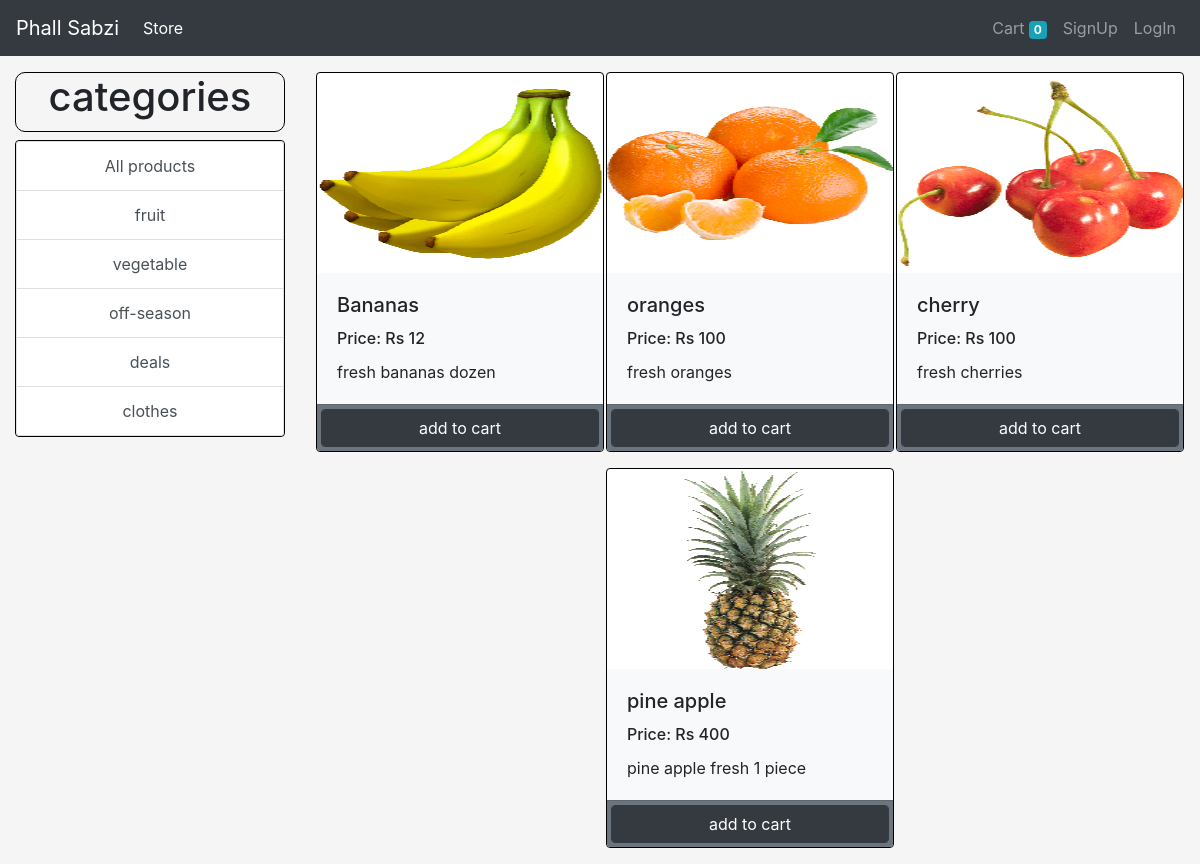
/?category=1, run on the app's committed database.
### store/models/category.py (models this page shows, shortened)
class Category(models.Model):
    name=models.CharField(max_length=20)
    @staticmethod
    def get_all_Categories():
        return Category.objects.all()

### store/models/product.py (models this page shows, shortened)
class Product(models.Model):
    name = models.CharField(max_length=50)
    price = models.IntegerField(default=0)
    category=models.ForeignKey(Category,on_delete=models.CASCADE,default=1)
    description = models.CharField(max_length=200 , default='',null=True,blank=True)
    image = models.ImageField(upload_to='uploads/products/')
    @staticmethod
    def get_all_Categories_by_categoryId(category_id):
        if category_id:
            return Product.objects.filter(category = category_id)
        else:
            return Product.objects.get_all_procucts()

### store/views/home.py (the view, shortened to what this page needs)
# urls.py: path('',Index.as_view(),name="homepage"),
class Index(View):
    def get(self,request):
        cart=request.session.get('cart')
        if not cart:
            request.session.cart={}
        products = None
        categories = Category.get_all_Categories()
        categoryId = request.GET.get('category')
        if categoryId:
            products = Product.get_all_Categories_by_categoryId(categoryId)
        else:
            products = Product.get_all_products();
        data = {}
        data['products'] = products
        data['categories'] = categories
        print('you are:', request.session.get('email'))
        return render(request, 'index.html', data)

### store/templatetags/cart.py (called while the page is built)
@register.filter(name="is_in_cart")
def is_in_cart(product, cart):
    keys=cart.keys()
    for id in keys:
        if int(id)== product.id:
            return True
    return False

### store/templatetags/custom_filter.py (called while the page is built)
@register.filter(name="currency")
def is_in_cart(number):
        return "Rs "+str(number)

### store/templates/index.html (shortened to what this page needs)
{% extends 'base.html'%}
{% block content%}
{% load cart %}
{% load custom_filter%}
<div class="container-fluid  mt-3"  id="main">
    <div class="row">
        <div class="col-lg-3 mx-auto mb-3">
            <h1 class="text-center  " style="border:1px solid black;border-radius:10px;padding-bottom:10px;">categories</h1>
            <div class="list-group text-center" style="border:1px solid black">
                <a href="/" class="list-group-item list-group-item-action ">All products</a>
                {% for category in categories%}
                <a href="/?category={{category.id}}"
                   class="list-group-item list-group-item-action ">{{category.name}}</a>
                {%endfor%}
            </div>
        </div>
        <div id="products " class="col-lg-9 mx-auto">
            <div class="row mx-auto ">
                {%for product in products%}
                <div class="card mx-auto mb-3" id="{{product.id}}" style="width: 18rem; border:1px solid black;">
                    <img src="{{product.image.url}}"  height="200px" class="card-img-top" alt="...">
                    <div class="card-body bg-light">
                        <h5 class="card-title">{{product.name}}</h5>
                        <h6 class="card-title">Price: {{product.price|currency}}</h6>
                        <p class="card-text">{{product.description}} </p>
                    </div>
                    <div class="card-footer  no-gutters p-1 bg-secondary">
                        {% if product|is_in_cart:request.session.cart %}
                        <div class="row no-gutters">
                            <form action="/#{{product.id}}" class="col-2" method="post">
                                {%csrf_token%}
                                <input hidden type="text" name="product" value="{{product.id}}">
                                <input hidden type="text" name="remove" value="True">
                                <input type="submit" value="-" class="  btn btn-block btn-dark">
                            </form>
                            <div class="text-center text-light col">{{product|cart_quantity:request.session.cart}} in
                                cart
                            </div>
                            <form action="/#{{product.id}}" class="col-2" method="post">
                                {%csrf_token%}
                                <input hidden type="text" name="product" value="{{product.id}}">
                                <input type="submit" value="+" class="  btn btn-block btn-dark">
                            </form>
                        </div>
                        {% else %}
                        <form action="/#{{product.id}}" method="post" class="btn-block">
                            <input type="submit" class="btn  float-right form-control btn-dark" value="add to cart">
                        </form>
                        {%endif%}
                    </div>
                </div>
                {% endfor %}
            </div>
        </div>
    </div>
</div>
{% endblock%}

### data on the page
Category: name "fruit"
Category: name "vegetable"
Category: name "off-season"
Category: name "deals"
Category: name "clothes"
Product: {{ product.id }} 1 (drawn), image (picture), name "Bananas", price "Rs 12", description "fresh bananas dozen"
Product: image (picture), name "oranges", price "Rs 100", description "fresh oranges"
Product: image (picture), name "cherry", price "Rs 100", description "fresh cherries"
Product: image (picture), name "pine apple", price "Rs 400", description "pine apple fresh 1 piece"

### other printed values
{{ request.session.cart.keys|length }} "0"
